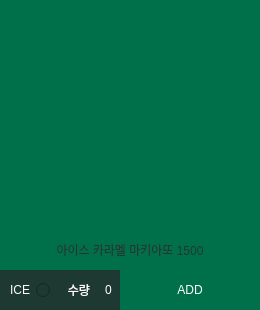
         <widget class="QFrame" name="frame_3_5">
          <property name="geometry">
           <rect>
            <x>300</x>
            <y>370</y>
            <width>260</width>
            <height>310</height>
           </rect>
          </property>
          <property name="frameShape">
           <enum>QFrame::NoFrame</enum>
          </property>
          <property name="frameShadow">
           <enum>QFrame::Raised</enum>
          </property>
          <widget class="QRadioButton" name="radioButton_3_5">
           <property name="geometry">
            <rect>
             <x>0</x>
             <y>270</y>
             <width>50</width>
             <height>40</height>
            </rect>
           </property>
           <property name="focusPolicy">
            <enum>Qt::NoFocus</enum>
           </property>
           <property name="layoutDirection">
            <enum>Qt::RightToLeft</enum>
           </property>
           <property name="styleSheet">
            <string notr="true">background-color: rgb(30, 57, 50);
color: rgb(255, 255, 255);</string>
           </property>
           <property name="text">
            <string>ICE</string>
           </property>
           <property name="checked">
            <bool>false</bool>
           </property>
           <property name="autoRepeat">
            <bool>false</bool>
           </property>
           <property name="autoExclusive">
            <bool>false</bool>
           </property>
          </widget>
          <widget class="QLabel" name="label_3_5">
           <property name="geometry">
            <rect>
             <x>50</x>
             <y>270</y>
             <width>40</width>
             <height>40</height>
            </rect>
           </property>
           <property name="styleSheet">
            <string notr="true">background-color: rgb(30, 57, 50);
color: rgb(255, 255, 255);
font: 75 9pt &quot;맑은 고딕&quot;;</string>
           </property>
           <property name="text">
            <string>수량</string>
           </property>
           <property name="alignment">
            <set>Qt::AlignRight|Qt::AlignTrailing|Qt::AlignVCenter</set>
           </property>
          </widget>
          <widget class="QLabel" name="label_image_3_5">
           <property name="geometry">
            <rect>
             <x>0</x>
             <y>0</y>
             <width>260</width>
             <height>270</height>
            </rect>
           </property>
           <property name="styleSheet">
            <string notr="true">background-color: rgb(0, 112, 74);</string>
           </property>
           <property name="text">
            <string/>
           </property>
          </widget>
          <widget class="QSpinBox" name="spinBox_3_5">
           <property name="geometry">
            <rect>
             <x>90</x>
             <y>270</y>
             <width>50</width>
             <height>40</height>
            </rect>
           </property>
           <property name="focusPolicy">
            <enum>Qt::WheelFocus</enum>
           </property>
           <property name="styleSheet">
            <string notr="true">background-color: rgb(30, 57, 50);
color: rgb(255, 255, 255);</string>
           </property>
           <property name="frame">
            <bool>false</bool>
           </property>
           <property name="alignment">
            <set>Qt::AlignCenter</set>
           </property>
          </widget>
          <widget class="QPushButton" name="pushButton_3_5">
           <property name="geometry">
            <rect>
             <x>120</x>
             <y>270</y>
             <width>140</width>
             <height>40</height>
            </rect>
           </property>
           <property name="focusPolicy">
            <enum>Qt::StrongFocus</enum>
           </property>
           <property name="styleSheet">
            <string notr="true">QPushButton{
	font: 9pt &quot;맑은 고딕&quot;;
	color: rgb(255, 255, 255);
	background-color: rgb(0, 112, 74);
	border: 0px;
}
QPushButton:hover{
	color: rgb(0, 0, 0);
	background-color: rgb(0, 255, 166);
}</string>
           </property>
           <property name="text">
            <string>ADD</string>
           </property>
          </widget>
          <widget class="QLabel" name="label_p_3_5">
           <property name="geometry">
            <rect>
             <x>0</x>
             <y>230</y>
             <width>260</width>
             <height>40</height>
            </rect>
           </property>
           <property name="styleSheet">
            <string notr="true">color: rgb(30, 57, 50);
font: 75 9pt &quot;맑은 고딕&quot;;</string>
           </property>
           <property name="text">
            <string>아이스 카라멜 마키아또 1500</string>
           </property>
           <property name="alignment">
            <set>Qt::AlignCenter</set>
           </property>
          </widget>
         </widget>
